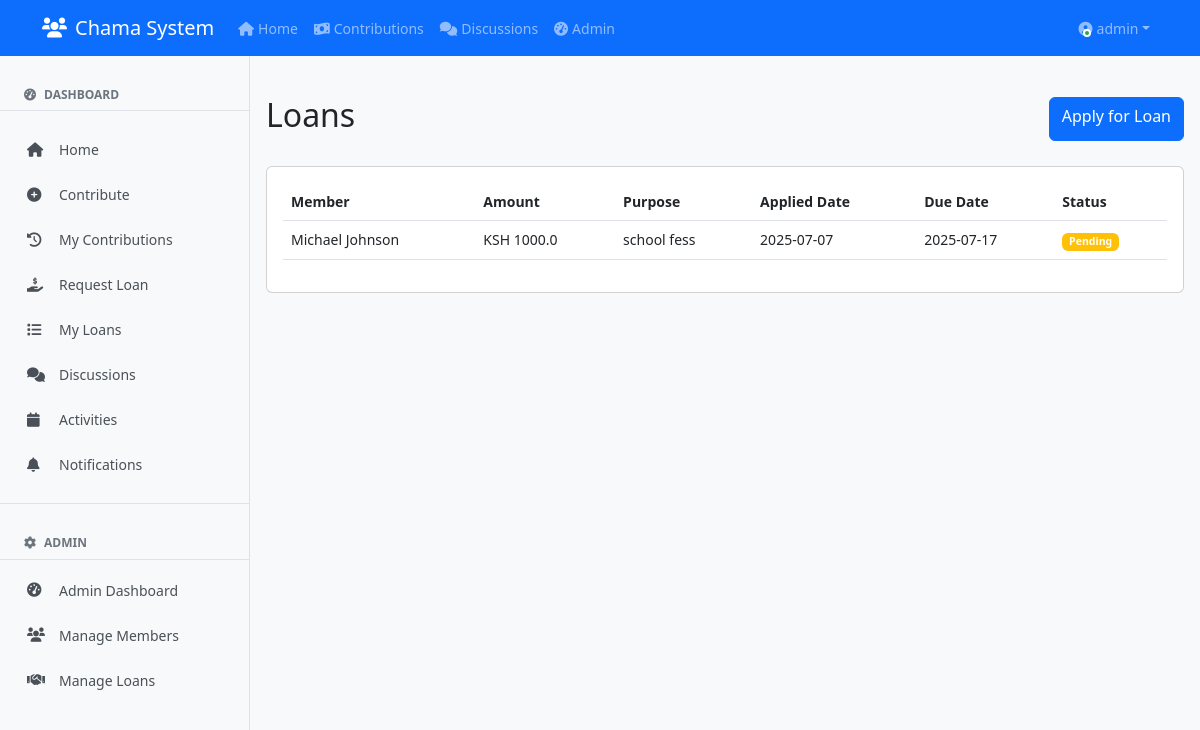
The page /loans (signed in) on the database as committed earlier.
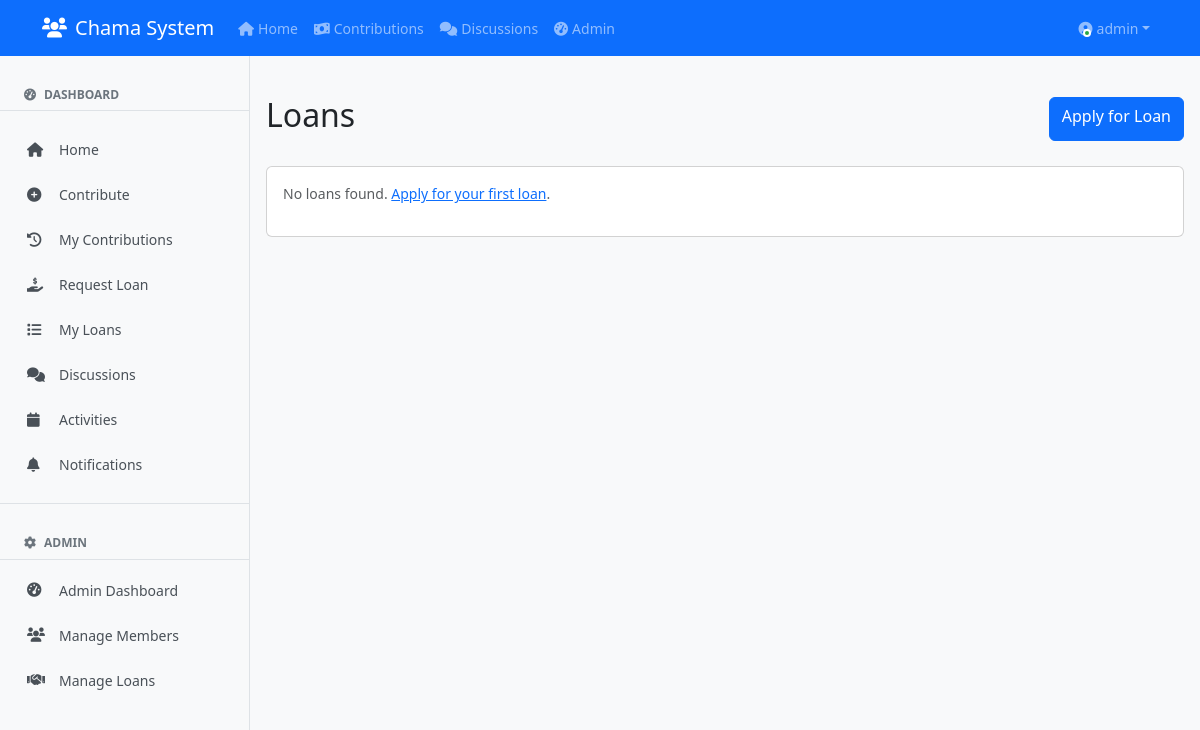
The same page on the database as committed later.
### fixed_app.py (models this page shows, shortened)
class User(db.Model, UserMixin):
    id = db.Column(db.Integer, primary_key=True)
    username = db.Column(db.String(80), unique=True, nullable=False)
    password = db.Column(db.String(200), nullable=False)
    is_admin = db.Column(db.Boolean, default=False)
    last_seen = db.Column(db.DateTime, default=datetime.utcnow)
    is_online = db.Column(db.Boolean, default=False)
    members = db.relationship('Member', backref='user', lazy=True)

class Loan(db.Model):
    id = db.Column(db.Integer, primary_key=True)
    amount = db.Column(db.Float, nullable=False)
    purpose = db.Column(db.String(200))
    date_applied = db.Column(db.DateTime, default=datetime.utcnow)
    due_date = db.Column(db.DateTime)
    status = db.Column(db.String(20), default='Pending')
    member_id = db.Column(db.Integer, db.ForeignKey('member.id'))
    member = db.relationship('Member', backref='loans')

class Member(db.Model):
    id = db.Column(db.Integer, primary_key=True)
    name = db.Column(db.String(100), nullable=False)
    phone = db.Column(db.String(20), nullable=False, unique=True)
    email = db.Column(db.String(100))
    join_date = db.Column(db.DateTime, default=datetime.utcnow)
    status = db.Column(db.String(20), default='Active')
    user_id = db.Column(db.Integer, db.ForeignKey('user.id'))

### fixed_app.py (the view)
@app.route('/loans')
@login_required
def loans():
    if current_user.is_admin:
        loans = Loan.query.all()
    else:
        member_ids = [m.id for m in Member.query.filter_by(user_id=current_user.id).all()]
        loans = Loan.query.filter(Loan.member_id.in_(member_ids)).all()
    return render_template('loans/list.html', loans=loans)

### fixed_app.py (called while the page is built)
@login_manager.user_loader
def load_user(user_id):
    return User.query.get(int(user_id))

### templates/loans/list.html
{% extends "base.html" %}
{% block content %}
<div class="d-flex justify-content-between align-items-center mb-4">
    <h2>Loans</h2>
    <a href="{{ url_for('apply_loan') }}" class="btn btn-primary">Apply for Loan</a>
</div>
<div class="card">
    <div class="card-body">
        {% if loans %}
        <div class="table-responsive">
            <table class="table table-hover">
                <thead>
                    <tr>
                        <th>Member</th>
                        <th>Amount</th>
                        <th>Purpose</th>
                        <th>Applied Date</th>
                        <th>Due Date</th>
                        <th>Status</th>
                    </tr>
                </thead>
                <tbody>
                    {% for loan in loans %}
                    <tr>
                        <td>{{ loan.member.name }}</td>
                        <td>KSH {{ loan.amount }}</td>
                        <td>{{ loan.purpose }}</td>
                        <td>{{ loan.date_applied.strftime('%Y-%m-%d') if loan.date_applied else 'N/A' }}</td>
                        <td>{{ loan.due_date.strftime('%Y-%m-%d') if loan.due_date else 'N/A' }}</td>
                        <td>
                            {% if loan.status == 'Pending' %}
                                <span class="badge bg-warning">{{ loan.status }}</span>
                            {% elif loan.status == 'Approved' %}
                                <span class="badge bg-success">{{ loan.status }}</span>
                            {% elif loan.status == 'Rejected' %}
                                <span class="badge bg-danger">{{ loan.status }}</span>
                            {% else %}
                                <span class="badge bg-secondary">{{ loan.status }}</span>
                            {% endif %}
                        </td>
                    </tr>
                    {% endfor %}
                </tbody>
            </table>
        </div>
        {% else %}
        <p class="text-muted">No loans found. <a href="{{ url_for('apply_loan') }}">Apply for your first loan</a>.</p>
        {% endif %}
    </div>
</div>
{% endblock %}

### templates/base.html (shortened to what this page needs)
<!DOCTYPE html>
<html lang="en">
<head>
    <link href="https://cdn.jsdelivr.net/npm/bootstrap@5.3.0-alpha1/dist/css/bootstrap.min.css" rel="stylesheet">
    <link rel="stylesheet" href="https://cdnjs.cloudflare.com/ajax/libs/font-awesome/6.0.0/css/all.min.css">
</head>
<body>
    {% include 'navbar.html' %}
    {% if current_user.is_authenticated %}
    <div class="sidebar" id="sidebar">
        <div class="sidebar-header">
            <h6><i class="fas fa-tachometer-alt me-2"></i>Dashboard</h6>
        </div>
        <nav class="sidebar-nav">
            <a href="{{ url_for('index') }}" class="sidebar-link {% if request.endpoint == 'index' %}active{% endif %}">
                <i class="fas fa-home"></i>
                <span>Home</span>
            </a>
            <a href="{{ url_for('contribute') }}" class="sidebar-link">
                <i class="fas fa-plus-circle"></i>
                <span>Contribute</span>
            </a>
            <a href="{{ url_for('my_contributions') }}" class="sidebar-link">
                <i class="fas fa-history"></i>
                <span>My Contributions</span>
            </a>
            <a href="{{ url_for('request_loan') }}" class="sidebar-link">
                <i class="fas fa-hand-holding-usd"></i>
                <span>Request Loan</span>
            </a>
            <a href="{{ url_for('loans') }}" class="sidebar-link">
                <i class="fas fa-list"></i>
                <span>My Loans</span>
            </a>
            <a href="{{ url_for('discussions') }}" class="sidebar-link {% if request.endpoint == 'discussions' %}active{% endif %}">
                <i class="fas fa-comments"></i>
                <span>Discussions</span>
            </a>
            <a href="{{ url_for('activities') }}" class="sidebar-link">
                <i class="fas fa-calendar"></i>
                <span>Activities</span>
            </a>
            <a href="{{ url_for('notifications') }}" class="sidebar-link">
                <i class="fas fa-bell"></i>
                <span>Notifications</span>
            </a>
            {% if current_user.is_admin %}
            <div class="sidebar-divider"></div>
            <div class="sidebar-header">
                <h6><i class="fas fa-cog me-2"></i>Admin</h6>
            </div>
            <a href="{{ url_for('admin_dashboard') }}" class="sidebar-link">
                <i class="fas fa-tachometer-alt"></i>
                <span>Admin Dashboard</span>
            </a>
            <a href="{{ url_for('admin_members') }}" class="sidebar-link">
                <i class="fas fa-users"></i>
                <span>Manage Members</span>
            </a>
            <a href="{{ url_for('admin_loans') }}" class="sidebar-link">
                <i class="fas fa-handshake"></i>
                <span>Manage Loans</span>
            </a>
            {% endif %}
        </nav>
    </div>
    {% endif %}
    <div class="main-content {% if current_user.is_authenticated %}with-sidebar{% endif %}">
        <div class="container-fluid px-2 px-md-3">
            {% block content %}{% endblock %}
        </div>
    </div>
</body>
</html>

### templates/navbar.html (shortened to what this page needs)
<nav class="navbar navbar-expand-lg navbar-dark bg-primary">
    <div class="container">
        <a class="navbar-brand" href="{{ url_for('index') }}">
            <i class="fas fa-users me-2"></i>Chama System
        </a>
        <div class="collapse navbar-collapse" id="navbarNav">
            {% if current_user.is_authenticated %}
            <ul class="navbar-nav me-auto">
                <li class="nav-item">
                    <a class="nav-link {% if request.path == url_for('index') %}active{% endif %}" href="{{ url_for('index') }}">
                        <i class="fas fa-home me-1"></i>Home
                    </a>
                </li>
                <li class="nav-item">
                    <a class="nav-link {% if request.path == url_for('contributions') %}active{% endif %}" href="{{ url_for('contributions') }}">
                        <i class="fas fa-money-bill-wave me-1"></i>Contributions
                    </a>
                </li>
                <li class="nav-item">
                    <a class="nav-link {% if request.path == url_for('discussions') %}active{% endif %}" href="{{ url_for('discussions') }}">
                        <i class="fas fa-comments me-1"></i>Discussions
                    </a>
                </li>
                {% if current_user.is_admin %}
                <li class="nav-item">
                    <a class="nav-link {% if request.path == url_for('admin_dashboard') %}active{% endif %}" href="{{ url_for('admin_dashboard') }}">
                        <i class="fas fa-tachometer-alt me-1"></i>Admin
                    </a>
                </li>
                {% endif %}
            </ul>
            <ul class="navbar-nav">
                <li class="nav-item dropdown">
                    <a class="nav-link dropdown-toggle user-dropdown" href="#" id="navbarDropdown" role="button"
                       data-bs-toggle="dropdown" aria-expanded="false">
                        <div class="user-avatar">
                            <span class="online-dot"></span>
                        </div>
                        <span class="ms-1">{{ current_user.username }}</span>
                    </a>
                </li>
            </ul>
            {% endif %}
        </div>
    </div>
</nav>

### templates/base.html (style rules this page uses)
body { background-color: #f8f9fa; font-size: 14px; }
.navbar { margin-bottom: 20px; }
.sidebar { position: fixed; top: 56px; left: 0; width: 250px; height: calc(100vh - 56px); background: #f8f9fa; border-right: 1px solid #dee2e6; z-index: 1000; overflow-y: auto; padding: 1rem 0; }
.sidebar-header { padding: 1rem 1.5rem 0.5rem; border-bottom: 1px solid #dee2e6; margin-bottom: 0.5rem; }
.sidebar-header h6 { color: #6c757d; font-size: 0.75rem; text-transform: uppercase; font-weight: 600; margin: 0; }
.sidebar-nav { padding: 0.5rem 0; }
.sidebar-link { display: flex; align-items: center; padding: 0.75rem 1.5rem; color: #495057; text-decoration: none; transition: all 0.2s ease; border-left: 3px solid transparent; }
.sidebar-link i { width: 20px; margin-right: 0.75rem; font-size: 0.9rem; }
.sidebar-divider { height: 1px; background-color: #dee2e6; margin: 1rem 0; }
.main-content { margin-left: 0; padding-top: 20px; }
.main-content.with-sidebar { margin-left: 250px; }
.btn, .form-control, .form-select { min-height: 44px; }

### templates/navbar.html (style rules this page uses)
.user-dropdown { display: flex; align-items: center; }
.user-avatar { position: relative; display: inline-block; }
.online-dot { position: absolute; bottom: 2px; right: 2px; width: 8px; height: 8px; background-color: #28a745; border: 2px solid white; border-radius: 50%; animation: pulse-dot 2s infinite; }

Rows that differ between the two databases and show on the page:
removed Loan: member.name "Michael Johnson", amount "1000.0", purpose "school fess", date_applied "2025-07-07", due_date "2025-07-17", status "Pending"
Other text that changed with them:
text no longer shown: "Member Amount Purpose Applied Date Due Date Status"
text now shown: "No loans found. Apply for your first loan ."
